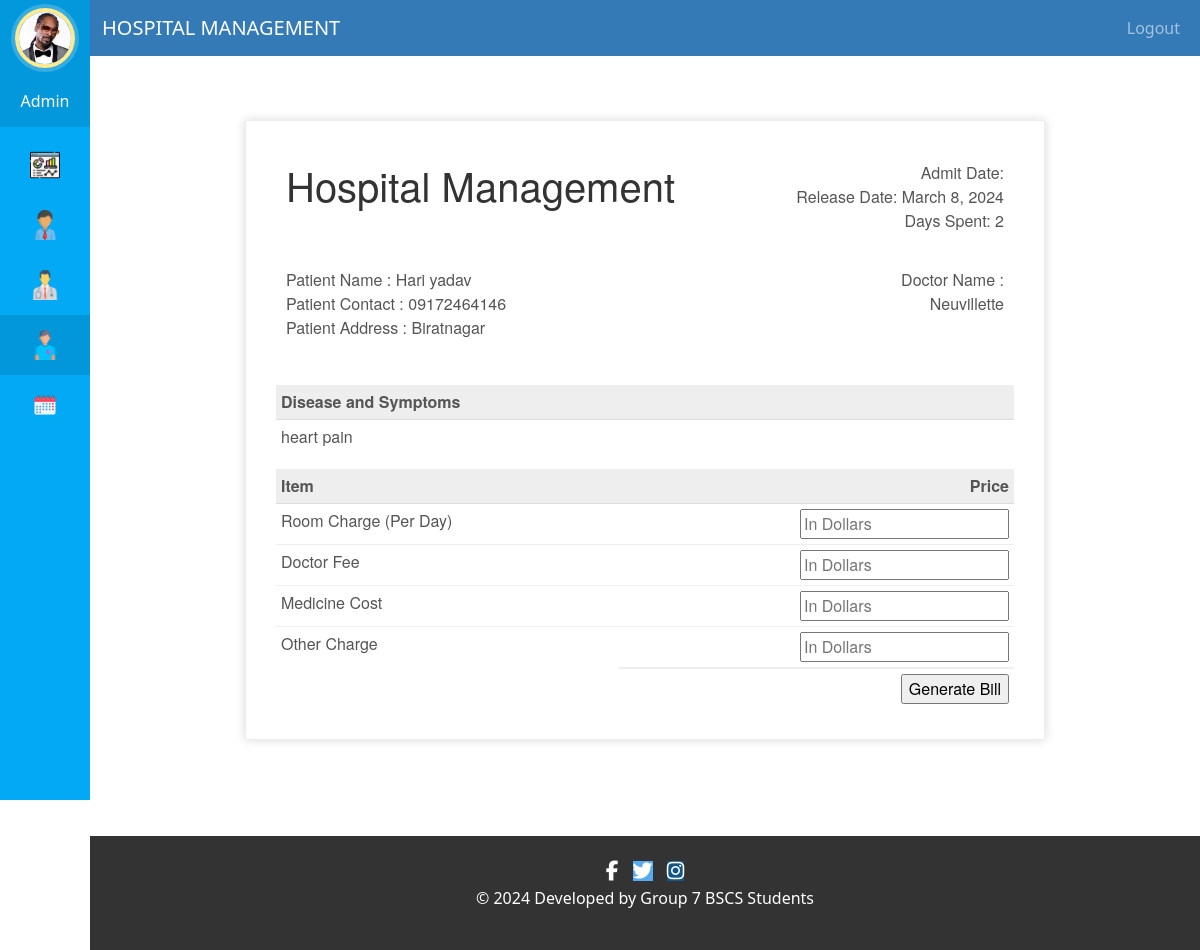
Page /discharge-patient/12 (signed in) on the committed database.
### hospital/models.py (models this page shows, shortened)
class HospitalStaffAdmin(models.Model):
    staff_id = models.AutoField(primary_key=True)
    user = models.ForeignKey(User, on_delete=models.CASCADE)
    username = models.CharField(max_length=40, blank=False, null=False)
    profile_pic= models.ImageField(upload_to='profile_pic/StaffAdminProfilePic/',null=True, blank=True)
    address = models.CharField(max_length=40, blank=False, null=False)
    mobile = models.CharField(max_length=20, null=True, blank=False)
    email = models.EmailField(validators=[validate_email], blank=False, null=False)

class Patient(models.Model):
    user = models.OneToOneField(User, on_delete=models.CASCADE)
    first_name = models.CharField(max_length=50)
    last_name = models.CharField(max_length=50)
    gender = models.CharField(max_length=10, choices=sex)  # New field
    date_of_birth = models.DateField()
    address = models.CharField(max_length=100)
    mobile = models.CharField(max_length=20)
    status = models.BooleanField(default=False)
    admit_date = models.DateField(auto_now=False)
    profile_pic = models.ImageField(upload_to='profile_pic/PatientProfilePic/', null=True, blank=True)
    assigned_doctor_id = models.PositiveIntegerField(null=False)
    assigned_doctor = models.CharField(max_length=50)
    symptoms = models.CharField(max_length=100)
    @property
    def get_name(self):
        return self.user.first_name + " " + self.user.last_name

### hospital/views.py (the view, shortened to what this page needs)
# urls.py: path('discharge-patient/<int:pk>', views.discharge_patient_view,name='discharge-patient'),
@login_required(login_url='adminlogin')
@user_passes_test(is_admin)
def discharge_patient_view(request,pk):
    admin = models.HospitalStaffAdmin.objects.get(user_id=request.user.id)
    patient=models.Patient.objects.get(id=pk)
    days=(date.today()-patient.admit_date) #2 days, 0:00:00
    assignedDoctor=models.User.objects.all().filter(id=patient.assigned_doctor_id)
    d=days.days # only how many day that is 2
    patientDict={
        'patientId':pk,
        'name':patient.get_name,
        'mobile':patient.mobile,
        'address':patient.address,
        'symptoms':patient.symptoms,
        'admit_date':patient.admit_date,
        'todayDate':date.today(),
        'day':d,
        'assignedDoctorName':assignedDoctor[0].first_name,
        'admin': admin,
    }
    return render(request,'hospital/patient_generate_bill.html',context=patientDict)

### hospital/views.py (called while the page is built)
def is_admin(user):
    return user.groups.filter(name='ADMIN').exists()

### templates/hospital/patient_generate_bill.html (shortened to what this page needs)
{% extends 'hospital/admin_base.html' %}
{% load static %}
{% block content %}
<head>
  <link href="https://cdn.jsdelivr.net/npm/bootstrap@5.3.2/dist/css/bootstrap.min.css" rel="stylesheet">
</head>
<br><br><br>
<div class="container invoice-box">
  <table cellpadding="0" cellspacing="0">
    <tr class="top">
      <td colspan="2">
        <table>
          <tr>
            <td class="title">
              <h1>Hospital Management</h1>
            </td>
            <td>
              Admit Date: {{admitDate}}<br>
              Release Date: {{todayDate}}<br>
              Days Spent: {{day}}
            </td>
          </tr>
        </table>
      </td>
    </tr>
    <tr class="information">
      <td colspan="2">
        <table>
          <tr>
            <td>
              Patient Name : {{name}}<br>
              Patient Contact : {{mobile}}<br>
              Patient Address : {{address}}<br>
            </td>
            <td>
              Doctor Name :<br>
              {{assignedDoctorName}}<br>
            </td>
          </tr>
        </table>
      </td>
    </tr>
    <tr class="heading">
      <td>
        Disease and Symptoms
      </td>
      <td>
      </td>
    </tr>
    <tr class="details">
      <td>
        {{symptoms}}
      </td>
    </tr>
    <tr class="heading">
      <td>
        Item
      </td>
      <td>
        Price
      </td>
    </tr>
    <form method="post">
      <tr class="item">
        <td>
          Room Charge (Per Day)
        </td>
        <td>
          <input type="number" name="roomCharge" placeholder="In Dollars" value="">
        </td>
      </tr>
      <tr class="item">
        <td>
          Doctor Fee
        </td>
        <td>
          <input type="number" name="doctorFee" placeholder="In Dollars" value="">
        </td>
      </tr>
      <tr class="item">
        <td>
          Medicine Cost
        </td>
        <td>
          <input type="number" name="medicineCost" placeholder="In Dollars" value="">
        </td>
      </tr>
      <tr class="item last">
        <td>
          Other Charge
        </td>
        <td>
          <input type="number" name="OtherCharge" placeholder="In Dollars" value="">
        </td>
      </tr>
      <tr class="total">
        <td></td>
        <td>
          <input type="submit" name="submit" value="Generate Bill">
        </td>
      </tr>
    </form>
  </table>
</div>
{% endblock content %}

### templates/hospital/admin_base.html (shortened to what this page needs)
<!DOCTYPE html>
{% load static %}
{% with current_page=request.path %}
<html lang="en">
<head>
  <link href="https://cdn.jsdelivr.net/npm/bootstrap@5.3.0-alpha1/dist/css/bootstrap.min.css" rel="stylesheet">
  <link rel="stylesheet" href="https://cdn.jsdelivr.net/npm/bootstrap-icons@1.3.0/font/bootstrap-icons.css">
  <link rel="stylesheet" href="{% static '/style.css' %}">
</head>
<body>
  <nav class="menu" tabindex="0">
    <header class="avatar">
      <a href="#" data-bs-toggle="modal" data-bs-target="#profilePicModal" class="position-relative">
        {% if admin.profile_pic %}
            <img class="rounded-circle" src="{{ admin.profile_pic.url }}" alt="Profile Pic"/>
        {% else %}
            <img class="rounded-circle" src="{% static 'images/adminpropic.png' %}" alt="Default Profile Pic"/>
            <span class="position-absolute top-50 start-50 translate-middle bi-camera-fill"></span>
        {% endif %}
      </a>
      <br><br>
        <h6 class="text-white">Admin</h6>
    </header>
    <ul class="navbar-nav">
        <li tabindex="0" id="adminDashboardIcon" class="icon-dashboard nav-item {% if 'dashboard' in request.path %}active{% endif %}">
            <a class="nav-link text-white" href="/admin-dashboard">
            </a>
        </li>
        <li tabindex="0" id="djangoAdminIcon" class="icon-admin nav-item">
            <a class="nav-link text-white" href="/admin/">
            </a>
        </li>
        <li tabindex="0" id="adminDoctorIcon" class="icon-customers nav-item {% if 'doctor' in request.path %}active{% endif %}">
            <a class="nav-link text-white" href="/admin-doctor">
            </a>
        </li>
        <li tabindex="0" id="adminPatientIcon" class="icon-users nav-item {% if 'patient' in request.path %}active{% endif %}">
            <a class="nav-link text-white" href="/admin-patient">
            </a>
        </li>
        <li tabindex="0" id="adminAppointmentIcon" class="icon-calendar nav-item {% if 'appointment' in request.path %}active{% endif %}">
            <a class="nav-link text-white" href="/admin-appointment">
            </a>
        </li>
    </ul>
</nav>
{% endwith %}
<main>
  <div class="bs-example">
    <nav class="navbar navbar-expand-md navbar-dark fixed-top" style="background:#337AB7;">
        <div class="container-fluid">
            <a href="/admin-dashboard" class="navbar-brand">HOSPITAL MANAGEMENT</a>
            <div class="collapse navbar-collapse justify-content-end" id="navbarCollapse">
                <ul class="navbar-nav">
                    <li class="nav-item">
                        <form id="logoutForm" action="{% url 'logout' %}" method="post">
                            <a href="#" class="nav-link" id="logoutLink">Logout</a>
                        </form>
                    </li>
                </ul>
            </div>
        </div>
    </nav>
  </div>
    <br><br>
    <div class="container-fluid">
        <div class="row">
            <div class="col-md-12">
                {% block content %}
                {% endblock %}
            </div>
        </div>
    </div>
    <br><br><br><br>
    {% include 'hospital/footer.html' %}
</main>
</body>
</html>

### static/style.css (style rules this page uses)
body { padding-left: 240px; }
main { position: relative; height: 100vh; }
.menu { background: #5bc995; height: 100vh; width: 240px; position: fixed; top: 0px; left: 0; z-index: 5; outline: none; }
.menu .avatar { background: rgba(0, 0, 0, 0.1); padding: 2em 0.5em; text-align: center; }
.menu .avatar img { width: 100px; border-radius: 50%; overflow: hidden; border: 4px solid #ffea92; box-shadow: 0 0 0 4px rgba(255, 255, 255, 0.2); }
.menu ul { list-style: none; padding: 0.5em 0; margin: 0; }
.menu ul li { padding: 0.5em 1em 0.5em 3em; font-size: 0.95em; font-weight: regular; background-repeat: no-repeat; background-position: left 15px center; background-size: auto 20px; transition: all 0.15s linear; cursor: pointer; }
.menu ul li.icon-dashboard { background-image: url("http://www.entypo.com/images//gauge.svg"); }
.menu ul li.icon-customers { background-image: url("http://www.entypo.com/images//briefcase.svg"); }
.menu ul li.icon-users { background-image: url("http://www.entypo.com/images//users.svg"); }
.menu ul li.icon-calendar { background-image: url("http://www.entypo.com/images//calendar.svg"); }
a:link { text-decoration: none; }
.menu { top: 50px; }
h6 { color: white; }

### templates/hospital/patient_generate_bill.html (style rules this page uses)
.fixed-top { position: absolute; }
.invoice-box { max-width: 800px; margin: auto; padding: 30px; border: 1px solid #eee; box-shadow: 0 0 10px rgba(0, 0, 0, .15); font-size: 16px; line-height: 24px; font-family: 'Helvetica Neue', 'Helvetica', Helvetica, Arial, sans-serif; color: #555; }
.invoice-box table { width: 100%; line-height: inherit; text-align: left; }
.invoice-box table td { padding: 5px; vertical-align: top; }
.invoice-box table tr td:nth-child(2) { text-align: right; }
.invoice-box table tr.top table td { padding-bottom: 20px; }
.invoice-box table tr.top table td.title { font-size: 45px; line-height: 45px; color: #333; }
.invoice-box table tr.information table td { padding-bottom: 40px; }
.invoice-box table tr.heading td { background: #eee; border-bottom: 1px solid #ddd; font-weight: bold; }
.invoice-box table tr.details td { padding-bottom: 20px; }
.invoice-box table tr.item td { border-bottom: 1px solid #eee; }
.invoice-box table tr.item.last td { border-bottom: none; }
.invoice-box table tr.total td:nth-child(2) { border-top: 2px solid #eee; font-weight: bold; }

### rows in the picture
HospitalStaffAdmin: profile_pic (picture)
Patient: mobile "09172464146", address "Biratnagar", symptoms "heart pain"

### other values in the picture
{{ name }} "Hari yadav"
{{ assignedDoctorName }} "Neuvillette"
